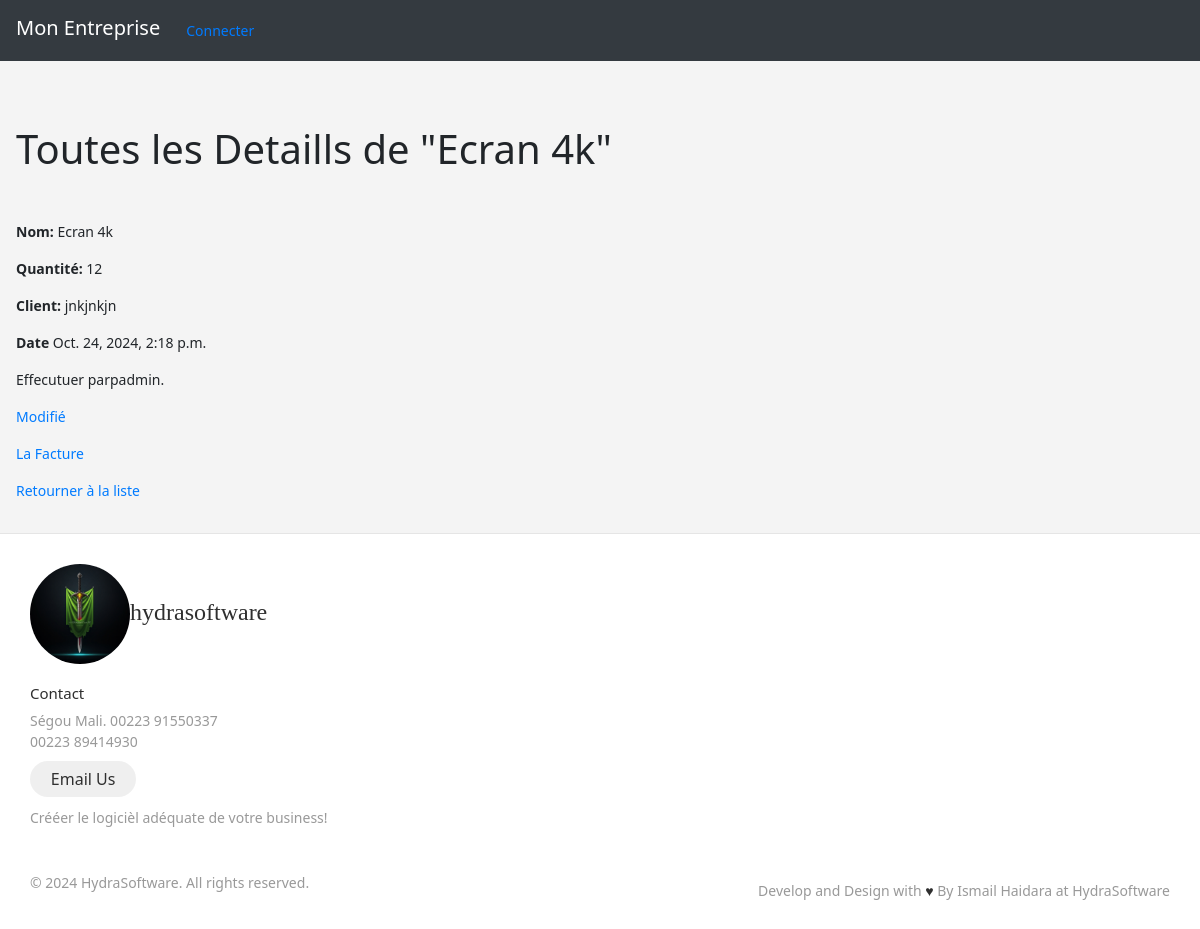
Before: /sale/2/ with the older database file.
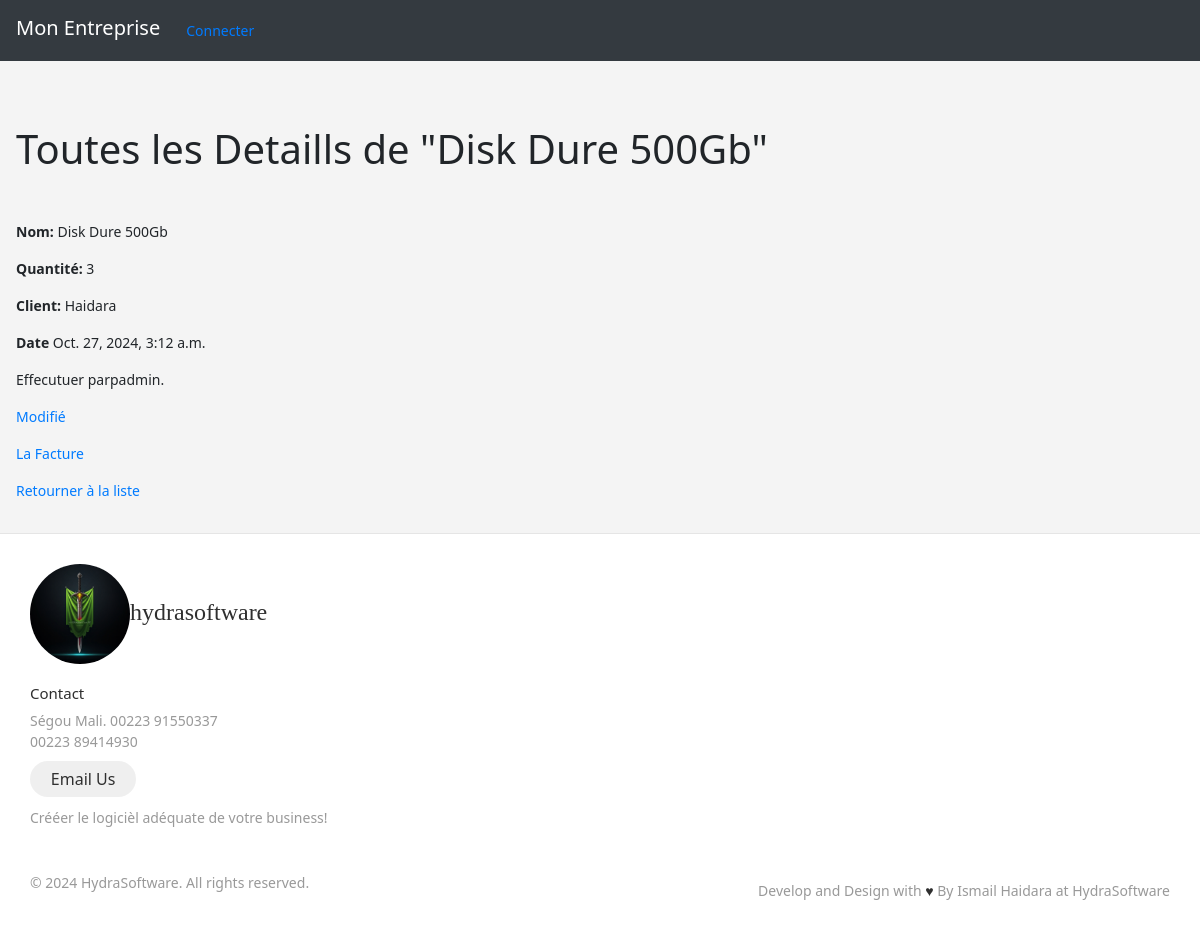
After: the same page with the newer database file.
### sale/models.py (models this page shows, shortened)
class Sale(models.Model):
    agent = models.ForeignKey(get_user_model(), on_delete=models.CASCADE )
    stock = models.ForeignKey(Stock, on_delete=models.CASCADE)
    quantity = models.PositiveIntegerField(null=True, blank=True)
    discount = models.PositiveIntegerField(default=0, null=True,blank=True)
    client = models.CharField(max_length=250, null=True, blank=True)
    sold_at = models.DateTimeField(auto_now_add=True)
    is_paid = models.BooleanField(default=True, null=True, blank=True)
    is_substracted_from_stock = models.BooleanField(default=False)
    class Meta:
        ordering = ("-sold_at",)

### stock/models.py (models this page shows, shortened)
class Stock(models.Model):
    name = models.CharField(max_length=255)
    initial_quantity = models.IntegerField(default=0, null=True, blank=True)
    quantity = models.IntegerField(default=0)
    price = models.DecimalField(max_digits=8, decimal_places=2,null=True, blank=True)
    added_at = models.DateTimeField(auto_now_add=True)
    description = models.TextField(null=True, blank=True)
    categories = models.ManyToManyField(Category)
    def __str__(self):
        return self.name

### accounts/models.py (models this page shows)
class CustomUser(AbstractUser):
    company = models.ForeignKey(Company, on_delete=models.CASCADE, null=True)

### sale/views.py (the view)
# urls.py: path('<int:pk>/', views.SaleDetailView.as_view(), name='sale_detail'),
class SaleDetailView(generic.DetailView):
    model = Sale
    template_name = 'sale/detail.html'

### templates/sale/detail.html (shortened to what this page needs)
{% extends "_base.html" %}
{% block content %}
<h1 class="my-5"> Toutes les Detaills de "{{object.stock}}"</h1>
<p> <strong>Nom:</strong> {{object.stock}}</p>
<p> <strong>Quantité:</strong> {{object.quantity}}</p>
<p> <strong>Client:</strong> {{object.client}}</p>
<p> <strong>Date</strong> {{object.sold_at}}</p>
<p>Effecutuer parp{{object.agent.username}}.</p>
<p><a href="{% url "sale_update" object.pk %}">Modifié</a></p>
<p><a href="{% url "sale_print" object.pk %}">La Facture</a></p>
<p><a href="{% url "sale_list" %}">Retourner à la liste</a></p>
{% endblock content %}

Changed rows visible on the page:
changed Sale "admin": stock "Ecran 4k" → "Disk Dure 500Gb"; quantity "12" → "3"; client "jnkjnkjn" → "Haidara"; sold_at "Oct. 24, 2024, 2:18 p.m." → "Oct. 27, 2024, 3:12 a.m."
